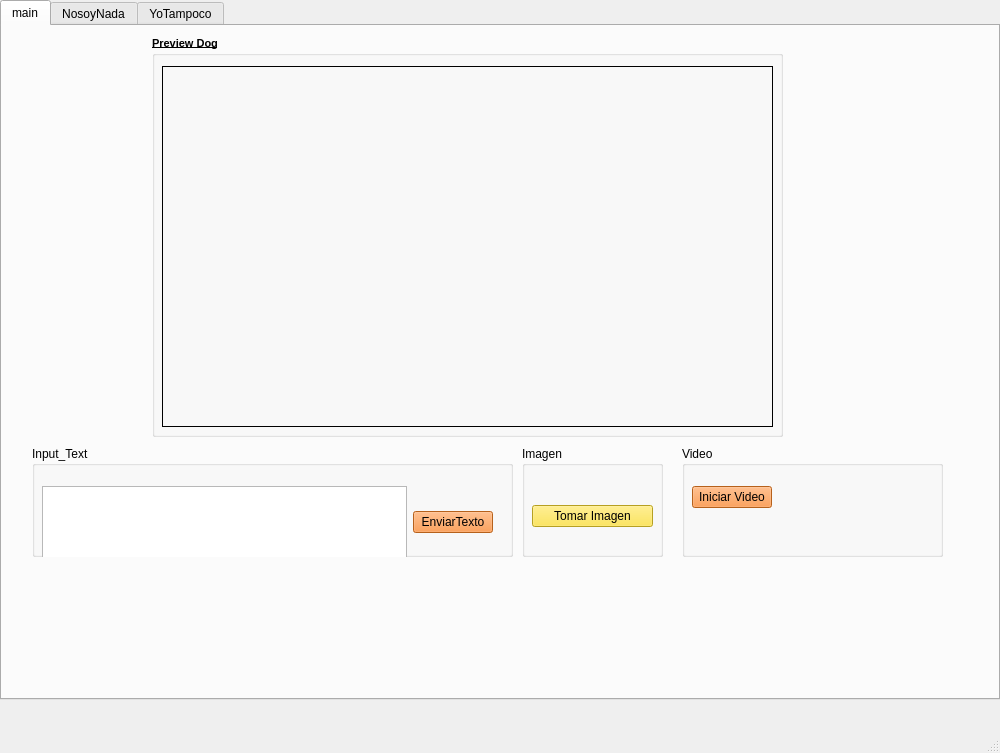
<?xml version="1.0" encoding="UTF-8"?>
<ui version="4.0">
 <class>MainWindow</class>
 <widget class="QMainWindow" name="MainWindow">
  <property name="geometry">
   <rect>
    <x>0</x>
    <y>0</y>
    <width>1000</width>
    <height>753</height>
   </rect>
  </property>
  <property name="windowTitle">
   <string>Mani</string>
  </property>
  <widget class="QWidget" name="centralwidget">
   <widget class="QTabWidget" name="tabWidget">
    <property name="geometry">
     <rect>
      <x>0</x>
      <y>0</y>
      <width>1000</width>
      <height>700</height>
     </rect>
    </property>
    <property name="currentIndex">
     <number>0</number>
    </property>
    <widget class="QWidget" name="tab_video">
     <attribute name="title">
      <string>main</string>
     </attribute>
     <widget class="QGroupBox" name="gbox_videoLED">
      <property name="geometry">
       <rect>
        <x>520</x>
        <y>420</y>
        <width>141</width>
        <height>111</height>
       </rect>
      </property>
      <property name="title">
       <string>Imagen</string>
      </property>
      <widget class="QWidget" name="horizontalLayoutWidget_4">
       <property name="geometry">
        <rect>
         <x>10</x>
         <y>40</y>
         <width>121</width>
         <height>61</height>
        </rect>
       </property>
       <layout class="QHBoxLayout" name="horizontalVideoLEDLayout">
        <item>
         <widget class="QPushButton" name="button_imagen">
          <property name="styleSheet">
           <string notr="true">background-color:rgb(255, 224, 47);
font: 75 9pt &quot;Segoe Print&quot;;</string>
          </property>
          <property name="text">
           <string>Tomar Imagen</string>
          </property>
         </widget>
        </item>
       </layout>
      </widget>
     </widget>
     <widget class="QGroupBox" name="gbox_videoOptions">
      <property name="geometry">
       <rect>
        <x>30</x>
        <y>420</y>
        <width>481</width>
        <height>111</height>
       </rect>
      </property>
      <property name="title">
       <string>Input_Text</string>
      </property>
      <widget class="QWidget" name="horizontalLayoutWidget_3">
       <property name="geometry">
        <rect>
         <x>10</x>
         <y>40</y>
         <width>451</width>
         <height>72</height>
        </rect>
       </property>
       <layout class="QHBoxLayout" name="horizontalVideoOptionsLayout">
        <item>
         <widget class="QTextEdit" name="textInput_videoName">
          <property name="html">
           <string>&lt;!DOCTYPE HTML PUBLIC &quot;-//W3C//DTD HTML 4.0//EN&quot; &quot;http://www.w3.org/TR/REC-html40/strict.dtd&quot;&gt;
&lt;html&gt;&lt;head&gt;&lt;meta name=&quot;qrichtext&quot; content=&quot;1&quot; /&gt;&lt;style type=&quot;text/css&quot;&gt;
p, li { white-space: pre-wrap; }
&lt;/style&gt;&lt;/head&gt;&lt;body style=&quot; font-family:'Ubuntu'; font-size:11pt; font-weight:400; font-style:normal;&quot;&gt;
&lt;p style=&quot;-qt-paragraph-type:empty; margin-top:0px; margin-bottom:0px; margin-left:0px; margin-right:0px; -qt-block-indent:0; text-indent:0px; font-family:'MS Shell Dlg 2'; font-size:8.25pt;&quot;&gt;&lt;br /&gt;&lt;/p&gt;&lt;/body&gt;&lt;/html&gt;</string>
          </property>
         </widget>
        </item>
        <item>
         <widget class="QPushButton" name="button_stopvideo">
          <property name="styleSheet">
           <string notr="true">background-color:rgb(255, 136, 39);
font: 75 9pt &quot;Segoe Print&quot;;</string>
          </property>
          <property name="text">
           <string>EnviarTexto</string>
          </property>
         </widget>
        </item>
       </layout>
      </widget>
     </widget>
     <widget class="QGroupBox" name="gbox_videoCounter">
      <property name="geometry">
       <rect>
        <x>680</x>
        <y>420</y>
        <width>261</width>
        <height>111</height>
       </rect>
      </property>
      <property name="title">
       <string>Video</string>
      </property>
      <widget class="QWidget" name="formLayoutWidget_2">
       <property name="geometry">
        <rect>
         <x>10</x>
         <y>40</y>
         <width>241</width>
         <height>61</height>
        </rect>
       </property>
       <layout class="QFormLayout" name="formLayout_2">
        <item row="0" column="0">
         <widget class="QPushButton" name="button_startvideo">
          <property name="styleSheet">
           <string notr="true">background-color:rgb(255, 136, 39);
font: 75 9pt &quot;Segoe Print&quot;;</string>
          </property>
          <property name="text">
           <string>Iniciar Video</string>
          </property>
         </widget>
        </item>
       </layout>
      </widget>
     </widget>
     <widget class="QGroupBox" name="gbox_imagePreview_2">
      <property name="geometry">
       <rect>
        <x>150</x>
        <y>10</y>
        <width>631</width>
        <height>401</height>
       </rect>
      </property>
      <property name="font">
       <font>
        <pointsize>8</pointsize>
        <weight>75</weight>
        <bold>true</bold>
        <underline>true</underline>
       </font>
      </property>
      <property name="title">
       <string>Preview Dog</string>
      </property>
      <widget class="QLabel" name="label_imagePreview_2">
       <property name="geometry">
        <rect>
         <x>10</x>
         <y>30</y>
         <width>611</width>
         <height>361</height>
        </rect>
       </property>
       <property name="frameShape">
        <enum>QFrame::Panel</enum>
       </property>
       <property name="text">
        <string/>
       </property>
       <property name="pixmap">
        <pixmap>default.jpg</pixmap>
       </property>
      </widget>
     </widget>
    </widget>
    <widget class="QWidget" name="tab_session">
     <attribute name="title">
      <string>NosoyNada</string>
     </attribute>
     <widget class="QGroupBox" name="gbox_userConnect">
      <property name="geometry">
       <rect>
        <x>280</x>
        <y>120</y>
        <width>281</width>
        <height>271</height>
       </rect>
      </property>
      <property name="title">
       <string>Connection Options</string>
      </property>
      <widget class="QPushButton" name="button_connectSession">
       <property name="geometry">
        <rect>
         <x>80</x>
         <y>210</y>
         <width>122</width>
         <height>23</height>
        </rect>
       </property>
       <property name="sizePolicy">
        <sizepolicy hsizetype="Minimum" vsizetype="Fixed">
         <horstretch>0</horstretch>
         <verstretch>0</verstretch>
        </sizepolicy>
       </property>
       <property name="styleSheet">
        <string notr="true">background-color:rgba(57, 159, 255, 220);
font: 75 9pt &quot;Segoe Print&quot;;
</string>
       </property>
       <property name="text">
        <string>Connect</string>
       </property>
      </widget>
      <widget class="QLabel" name="label_user">
       <property name="geometry">
        <rect>
         <x>80</x>
         <y>40</y>
         <width>68</width>
         <height>22</height>
        </rect>
       </property>
       <property name="text">
        <string>Usuario</string>
       </property>
      </widget>
      <widget class="QLabel" name="label_password">
       <property name="geometry">
        <rect>
         <x>80</x>
         <y>120</y>
         <width>91</width>
         <height>22</height>
        </rect>
       </property>
       <property name="text">
        <string>Contraseña</string>
       </property>
      </widget>
      <widget class="QTextEdit" name="textInput_user">
       <property name="geometry">
        <rect>
         <x>80</x>
         <y>70</y>
         <width>111</width>
         <height>31</height>
        </rect>
       </property>
       <property name="html">
        <string>&lt;!DOCTYPE HTML PUBLIC &quot;-//W3C//DTD HTML 4.0//EN&quot; &quot;http://www.w3.org/TR/REC-html40/strict.dtd&quot;&gt;
&lt;html&gt;&lt;head&gt;&lt;meta name=&quot;qrichtext&quot; content=&quot;1&quot; /&gt;&lt;style type=&quot;text/css&quot;&gt;
p, li { white-space: pre-wrap; }
&lt;/style&gt;&lt;/head&gt;&lt;body style=&quot; font-family:'Ubuntu'; font-size:11pt; font-weight:400; font-style:normal;&quot;&gt;
&lt;p style=&quot;-qt-paragraph-type:empty; margin-top:0px; margin-bottom:0px; margin-left:0px; margin-right:0px; -qt-block-indent:0; text-indent:0px; font-family:'MS Shell Dlg 2'; font-size:8.25pt;&quot;&gt;&lt;br /&gt;&lt;/p&gt;&lt;/body&gt;&lt;/html&gt;</string>
       </property>
      </widget>
      <widget class="QTextEdit" name="textInput_password">
       <property name="geometry">
        <rect>
         <x>80</x>
         <y>150</y>
         <width>111</width>
         <height>31</height>
        </rect>
       </property>
       <property name="html">
        <string>&lt;!DOCTYPE HTML PUBLIC &quot;-//W3C//DTD HTML 4.0//EN&quot; &quot;http://www.w3.org/TR/REC-html40/strict.dtd&quot;&gt;
&lt;html&gt;&lt;head&gt;&lt;meta name=&quot;qrichtext&quot; content=&quot;1&quot; /&gt;&lt;style type=&quot;text/css&quot;&gt;
p, li { white-space: pre-wrap; }
&lt;/style&gt;&lt;/head&gt;&lt;body style=&quot; font-family:'Ubuntu'; font-size:11pt; font-weight:400; font-style:normal;&quot;&gt;
&lt;p style=&quot;-qt-paragraph-type:empty; margin-top:0px; margin-bottom:0px; margin-left:0px; margin-right:0px; -qt-block-indent:0; text-indent:0px; font-family:'MS Shell Dlg 2'; font-size:8.25pt;&quot;&gt;&lt;br /&gt;&lt;/p&gt;&lt;/body&gt;&lt;/html&gt;</string>
       </property>
      </widget>
      <widget class="QLabel" name="label_userError">
       <property name="geometry">
        <rect>
         <x>47</x>
         <y>240</y>
         <width>191</width>
         <height>22</height>
        </rect>
       </property>
       <property name="styleSheet">
        <string notr="true">
color: rgb(255, 0, 0);
font: 75 italic 12pt &quot;PibotoLt&quot;;
text-decoration: underline;</string>
       </property>
       <property name="text">
        <string/>
       </property>
      </widget>
     </widget>
     <widget class="QLabel" name="label_counterVideoTempCon">
      <property name="geometry">
       <rect>
        <x>550</x>
        <y>470</y>
        <width>205</width>
        <height>17</height>
       </rect>
      </property>
      <property name="text">
       <string>Videos tomados sesion actual:</string>
      </property>
     </widget>
     <widget class="QLabel" name="label_counterVideoTempVar">
      <property name="geometry">
       <rect>
        <x>610</x>
        <y>280</y>
        <width>233</width>
        <height>17</height>
       </rect>
      </property>
      <property name="text">
       <string>0</string>
      </property>
     </widget>
    </widget>
    <widget class="QWidget" name="tab_image">
     <attribute name="title">
      <string>YoTampoco</string>
     </attribute>
     <widget class="QGroupBox" name="gbox_imagePreview">
      <property name="geometry">
       <rect>
        <x>10</x>
        <y>10</y>
        <width>631</width>
        <height>401</height>
       </rect>
      </property>
      <property name="font">
       <font>
        <pointsize>8</pointsize>
        <weight>75</weight>
        <bold>true</bold>
        <underline>true</underline>
       </font>
      </property>
      <property name="title">
       <string>Preview imagen</string>
      </property>
      <widget class="QLabel" name="label_imagePreview">
       <property name="geometry">
        <rect>
         <x>10</x>
         <y>30</y>
         <width>611</width>
         <height>361</height>
        </rect>
       </property>
       <property name="frameShape">
        <enum>QFrame::Panel</enum>
       </property>
       <property name="text">
        <string/>
       </property>
       <property name="pixmap">
        <pixmap>default.jpg</pixmap>
       </property>
      </widget>
     </widget>
     <widget class="QGroupBox" name="gbox_imageLED">
      <property name="geometry">
       <rect>
        <x>650</x>
        <y>0</y>
        <width>341</width>
        <height>411</height>
       </rect>
      </property>
      <property name="title">
       <string>Led Options</string>
      </property>
      <widget class="QLabel" name="label_imageLED">
       <property name="geometry">
        <rect>
         <x>20</x>
         <y>50</y>
         <width>311</width>
         <height>351</height>
        </rect>
       </property>
       <property name="text">
        <string/>
       </property>
       <property name="pixmap">
        <pixmap>Recursos/nosoyunled.jpg</pixmap>
       </property>
       <property name="wordWrap">
        <bool>false</bool>
       </property>
      </widget>
     </widget>
     <widget class="QGroupBox" name="gbox_imageOptions">
      <property name="geometry">
       <rect>
        <x>70</x>
        <y>450</y>
        <width>351</width>
        <height>101</height>
       </rect>
      </property>
      <property name="title">
       <string>Image options</string>
      </property>
      <widget class="QWidget" name="horizontalLayoutWidget">
       <property name="geometry">
        <rect>
         <x>10</x>
         <y>40</y>
         <width>331</width>
         <height>72</height>
        </rect>
       </property>
       <layout class="QHBoxLayout" name="horizontalImageOptionsLayout">
        <item>
         <widget class="QTextEdit" name="textInput_imageName">
          <property name="html">
           <string>&lt;!DOCTYPE HTML PUBLIC &quot;-//W3C//DTD HTML 4.0//EN&quot; &quot;http://www.w3.org/TR/REC-html40/strict.dtd&quot;&gt;
&lt;html&gt;&lt;head&gt;&lt;meta name=&quot;qrichtext&quot; content=&quot;1&quot; /&gt;&lt;style type=&quot;text/css&quot;&gt;
p, li { white-space: pre-wrap; }
&lt;/style&gt;&lt;/head&gt;&lt;body style=&quot; font-family:'Ubuntu'; font-size:11pt; font-weight:400; font-style:normal;&quot;&gt;
&lt;p style=&quot;-qt-paragraph-type:empty; margin-top:0px; margin-bottom:0px; margin-left:0px; margin-right:0px; -qt-block-indent:0; text-indent:0px; font-family:'MS Shell Dlg 2'; font-size:8.25pt;&quot;&gt;&lt;br /&gt;&lt;/p&gt;&lt;/body&gt;&lt;/html&gt;</string>
          </property>
         </widget>
        </item>
       </layout>
      </widget>
     </widget>
     <widget class="QGroupBox" name="gbox_imageCounter">
      <property name="geometry">
       <rect>
        <x>640</x>
        <y>450</y>
        <width>301</width>
        <height>101</height>
       </rect>
      </property>
      <property name="title">
       <string>Image Counter </string>
      </property>
      <widget class="QWidget" name="formLayoutWidget">
       <property name="geometry">
        <rect>
         <x>10</x>
         <y>40</y>
         <width>281</width>
         <height>51</height>
        </rect>
       </property>
       <layout class="QFormLayout" name="formLayout">
        <item row="0" column="0">
         <widget class="QLabel" name="label_counterImageTempCon">
          <property name="text">
           <string>Fotos tomadas sesion actual:</string>
          </property>
         </widget>
        </item>
        <item row="0" column="1">
         <widget class="QLabel" name="label_counterImageTempVar">
          <property name="text">
           <string>0</string>
          </property>
         </widget>
        </item>
       </layout>
      </widget>
     </widget>
    </widget>
   </widget>
  </widget>
  <widget class="QMenuBar" name="menubar">
   <property name="geometry">
    <rect>
     <x>0</x>
     <y>0</y>
     <width>1000</width>
     <height>22</height>
    </rect>
   </property>
  </widget>
  <widget class="QStatusBar" name="statusbar"/>
 </widget>
 <resources/>
 <connections/>
</ui>
